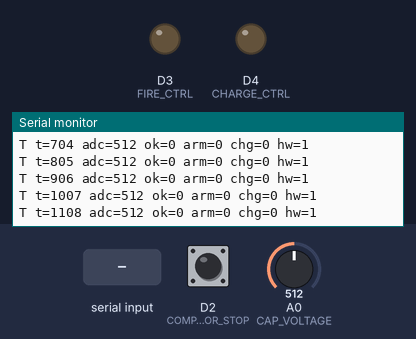
A sketch run on a simulated Arduino Uno R4 Minima. Parts: output pins drawn as LEDs (lit = HIGH), the last lines printed to the serial monitor. The inputs (shaded band) are chosen by the test bench; at power-on: D2 (COMPARATOR_STOP) LOW, A0 (CAP_VOLTAGE) = 512 (analog values on the 0–1023 scale). Pins used as bus, display or sensor lines are not drawn.

Above: at 1.2 s.
1.3 s: "RESET\n" received over Serial
At 1.41 s:
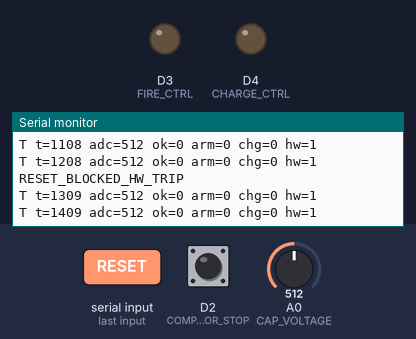
2.8 s: "CHARGE\n" received over Serial
At 3.13 s:
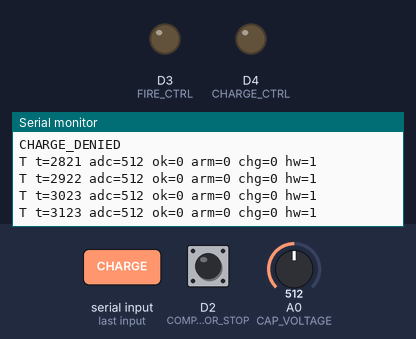
4.3 s: "UNCHARGE\n" received over Serial
Timing chart, 0 to 7.3 s (numbered marks = the images above; inputs shaded):
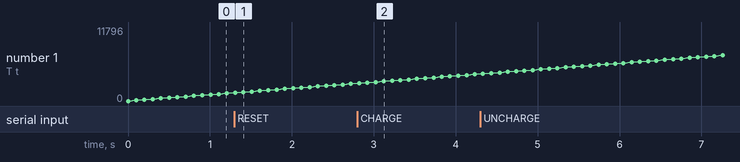

Measured:
- after the input at 1.3 s, the serial monitor: prints a new line at once (image 1)
- after the input at 2.8 s, the serial monitor: prints a new line at once (image 2)
- plotted number 1: 1208 → 2720 after the input at 1.3 s

The sketch:

controller_arduino.ino
```cpp
// (licence header left out)
#include <Arduino.h>
#include <string.h>

// BEFORE STARTING -----------------------------------------------------------
// 1. Calculate MAX_ADC from measured values:
//
//       MAX_ADC = round((V_trip / divider_ratio) / V_ref * ADC_FULL_SCALE)
//
//    Example only: round(300 V / 100 / 5 V * 1023) = 614 counts.
// 2. Measure the SCR gate pulse on the assembled controller and adjust
//    FIRE_DELAY_US if the pulse width is not the required value.
// ---------------------------------------------------------------------------
static const uint8_t VCC_PINS[]      = {11, 12, 13};
static const uint8_t COMPARATOR_STOP = 2;
static const uint8_t FIRE_CTRL       = 3;
static const uint8_t CHARGE_CTRL     = 4;
static const uint8_t CAP_VOLTAGE     = A0;

// Comparator input configuration and active state
#define COMP_STOP_PIN_MODE INPUT
#define COMP_STOP_ACTIVE LOW

// ADC configuration. DEFAULT_MAX_ADC in app.py must match MAX_ADC.
static const uint8_t ADC_RESOLUTION_BITS = 10;
static const uint16_t ADC_FULL_SCALE = (1U << ADC_RESOLUTION_BITS) - 1U;
static const uint16_t MAX_ADC = 614;
static_assert(MAX_ADC <= ADC_FULL_SCALE,
              "MAX_ADC must be within the configured ADC range");

// Sampling and telemetry timing.
static const uint32_t SAMPLE_PERIOD_US = 1000;  // 1 kHz ADC sampling.
static const uint32_t TELEM_PERIOD_MS  = 100;   // 10 Hz host telemetry.

// Existing calibrated delay for an approximately 5 us SCR gate pulse.
// Re-measure on the final hardware; GPIO overhead depends on the board/core.
static const uint32_t FIRE_DELAY_US = 3;

// State shared with the comparator interrupt.
volatile bool comp_stop_tripped = false;

// Command-state flags. RESET is required before charging.
bool charge_ok = false;
bool armed = false;
bool charging = false;

uint16_t adc_last = 0;
uint32_t t_last_ms = 0;
uint32_t next_sample_us = 0;
uint32_t next_telem_ms = 0;

// Configure the three outputs that the existing hardware uses as logic-HIGH
// sources. Do not connect loads that exceed the board's GPIO ratings.
static void rails_up() {
  const size_t pin_count = sizeof(VCC_PINS) / sizeof(VCC_PINS[0]);
  for (size_t i = 0; i < pin_count; i++) {
    pinMode(VCC_PINS[i], OUTPUT);
    digitalWrite(VCC_PINS[i], HIGH);
  }
}

// Return command-controlled outputs and state flags to the inactive state.
static void safe_outputs() {
  digitalWrite(CHARGE_CTRL, LOW);
  digitalWrite(FIRE_CTRL, LOW);
  armed = false;
  charge_ok = false;
  charging = false;
}

static void fire_once() {
  // Prevent an interrupt from stretching the calibrated gate pulse.
  noInterrupts();
  digitalWrite(FIRE_CTRL, HIGH);
  delayMicroseconds(FIRE_DELAY_US);
  digitalWrite(FIRE_CTRL, LOW);
  interrupts();
}

static void comp_stop_isr() {
  // Disable charging immediately; loop() performs the non-ISR bookkeeping.
  digitalWrite(CHARGE_CTRL, LOW);
  comp_stop_tripped = true;
}

// Handle the newline-terminated ASCII command protocol used by app.py.
static void handle_command(const char *cmd) {
  if (strcmp(cmd, "RESET") == 0) {
    safe_outputs();
    if (digitalRead(COMPARATOR_STOP) != COMP_STOP_ACTIVE) {
      comp_stop_tripped = false;
      charge_ok = true;
      Serial.println("RESET_OK");
    } else {
      Serial.println("RESET_BLOCKED_HW_TRIP");
    }
  }
  else if (strcmp(cmd, "CHARGE") == 0) {
    if (charge_ok && !armed && !comp_stop_tripped) {
      digitalWrite(CHARGE_CTRL, HIGH);
      charging = true;
      Serial.println("CHARGING");
    } else {
      Serial.println("CHARGE_DENIED");
    }
  }
  else if (strcmp(cmd, "UNCHARGE") == 0) {
    digitalWrite(CHARGE_CTRL, LOW);
    charging = false;
    Serial.println("UNCHARGED");
  }
  else if (strcmp(cmd, "ARM") == 0) {
    digitalWrite(CHARGE_CTRL, LOW);
    charging = false;
    charge_ok = false;
    armed = true;
    Serial.println("ARMED");
  }
  else if (strcmp(cmd, "UNARM") == 0) {
    armed = false;
    Serial.println("UNARMED");
  }
  else if (strcmp(cmd, "FIRE") == 0) {
    if (armed && !charge_ok && !comp_stop_tripped) {
      fire_once();
      armed = false;
      Serial.println("FIRED");
    } else {
      Serial.println("FIRE_DENIED");
    }
  }
  else if (strcmp(cmd, "STATUS") == 0) {
    char buf[96];
    snprintf(buf, sizeof(buf),
             "STATUS ok=%d arm=%d chg=%d hw=%d adc=%u",
             charge_ok, armed, charging, comp_stop_tripped,
             static_cast<unsigned int>(adc_last));
    Serial.println(buf);
  }
  else {
    Serial.print("UNKNOWN:");
    Serial.println(cmd);
  }
}

void setup() {
  pinMode(CHARGE_CTRL, OUTPUT);
  pinMode(FIRE_CTRL, OUTPUT);
  pinMode(COMPARATOR_STOP, COMP_STOP_PIN_MODE);
  pinMode(CAP_VOLTAGE, INPUT);
  analogReadResolution(ADC_RESOLUTION_BITS);

  safe_outputs();
  rails_up();

  // Latch a comparator trip that is already active at startup.
  if (digitalRead(COMPARATOR_STOP) == COMP_STOP_ACTIVE) {
    comp_stop_tripped = true;
  }

  attachInterrupt(digitalPinToInterrupt(COMPARATOR_STOP),
                  comp_stop_isr,
                  COMP_STOP_ACTIVE == HIGH ? RISING : FALLING);

  Serial.begin(115200);
  // Do not wait for a host connection; the controller may run from bench power.
  Serial.println("BOOT");
}

void loop() {
  const uint32_t now_us = micros();
  const uint32_t now_ms = millis();

  // Sample the capacitor-voltage monitor at approximately 1 kHz.
  if ((int32_t)(now_us - next_sample_us) >= 0) {
    next_sample_us = now_us + SAMPLE_PERIOD_US;
    adc_last = analogRead(CAP_VOLTAGE);
    t_last_ms = now_ms;

    if (adc_last > MAX_ADC) {
      digitalWrite(CHARGE_CTRL, LOW);
      if (charge_ok || charging) {
        charge_ok = false;
        charging = false;
        Serial.println("OVERVOLT");
      }
    }
  }

  // Complete handling of a hardware comparator trip latched by the ISR.
  if (comp_stop_tripped) {
    if (charge_ok || charging) {
      digitalWrite(CHARGE_CTRL, LOW);
      charge_ok = false;
      charging = false;
      Serial.println("HW_STOP_TRIPPED");
    }
  }

  // Report controller state to the host at approximately 10 Hz.
  if ((int32_t)(now_ms - next_telem_ms) >= 0) {
    next_telem_ms = now_ms + TELEM_PERIOD_MS;
    char buf[96];
    snprintf(buf, sizeof(buf),
             "T t=%lu adc=%u ok=%d arm=%d chg=%d hw=%d",
             static_cast<unsigned long>(t_last_ms),
             static_cast<unsigned int>(adc_last),
             charge_ok, armed, charging, comp_stop_tripped);
    Serial.println(buf);
  }

  // Read one newline-terminated command. Commands are at most 15 characters.
  if (Serial.available()) {
    static char cmd[16];
    size_t n = Serial.readBytesUntil('\n', cmd, sizeof(cmd) - 1);
    cmd[n] = '\0';
    while (n > 0 && (cmd[n-1] == '\r' || cmd[n-1] == ' ')) cmd[--n] = '\0';
    if (n > 0) handle_command(cmd);
  }
}
```
